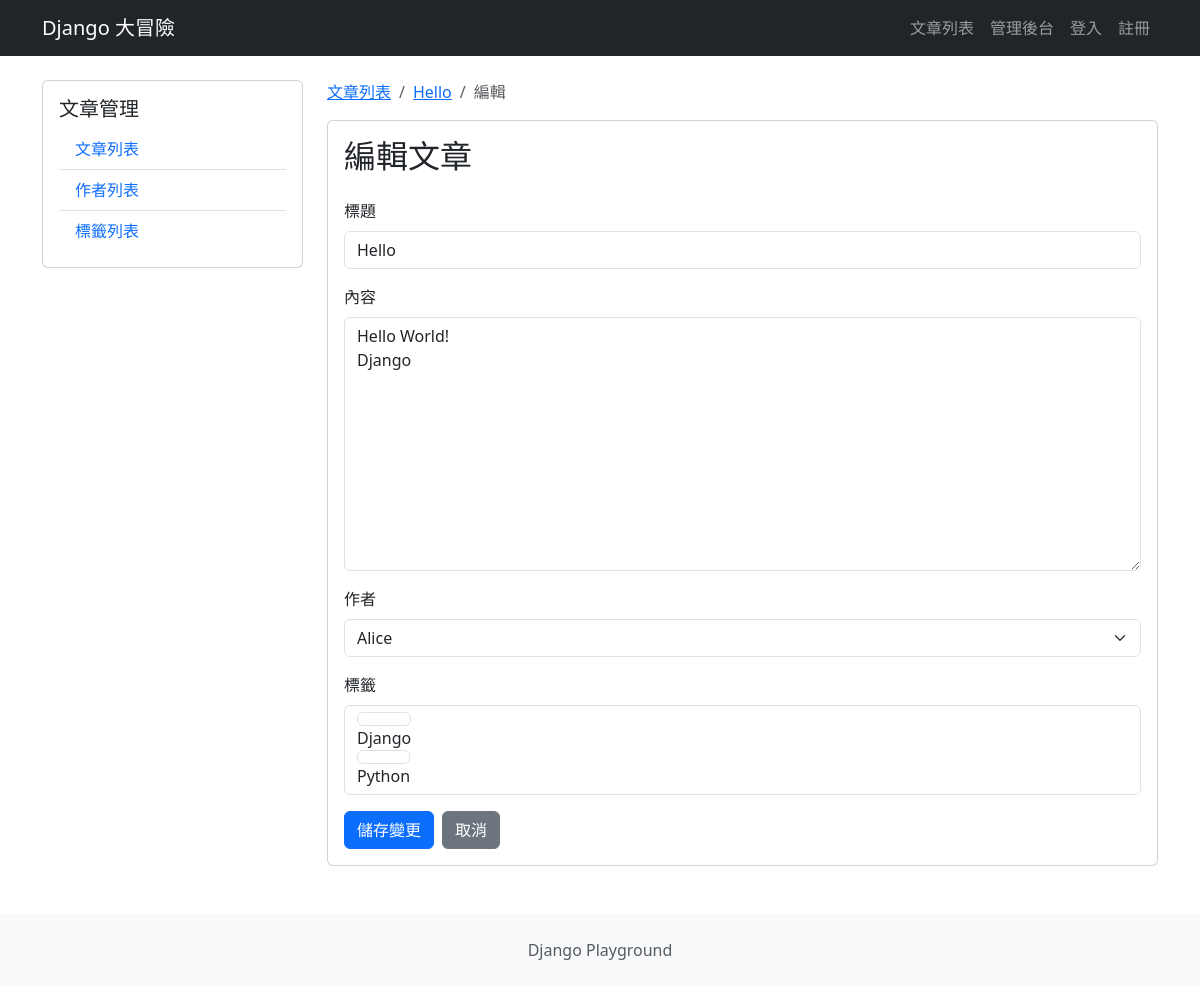
/blog/articles/1/edit/, run on an earlier commit of the app's database.
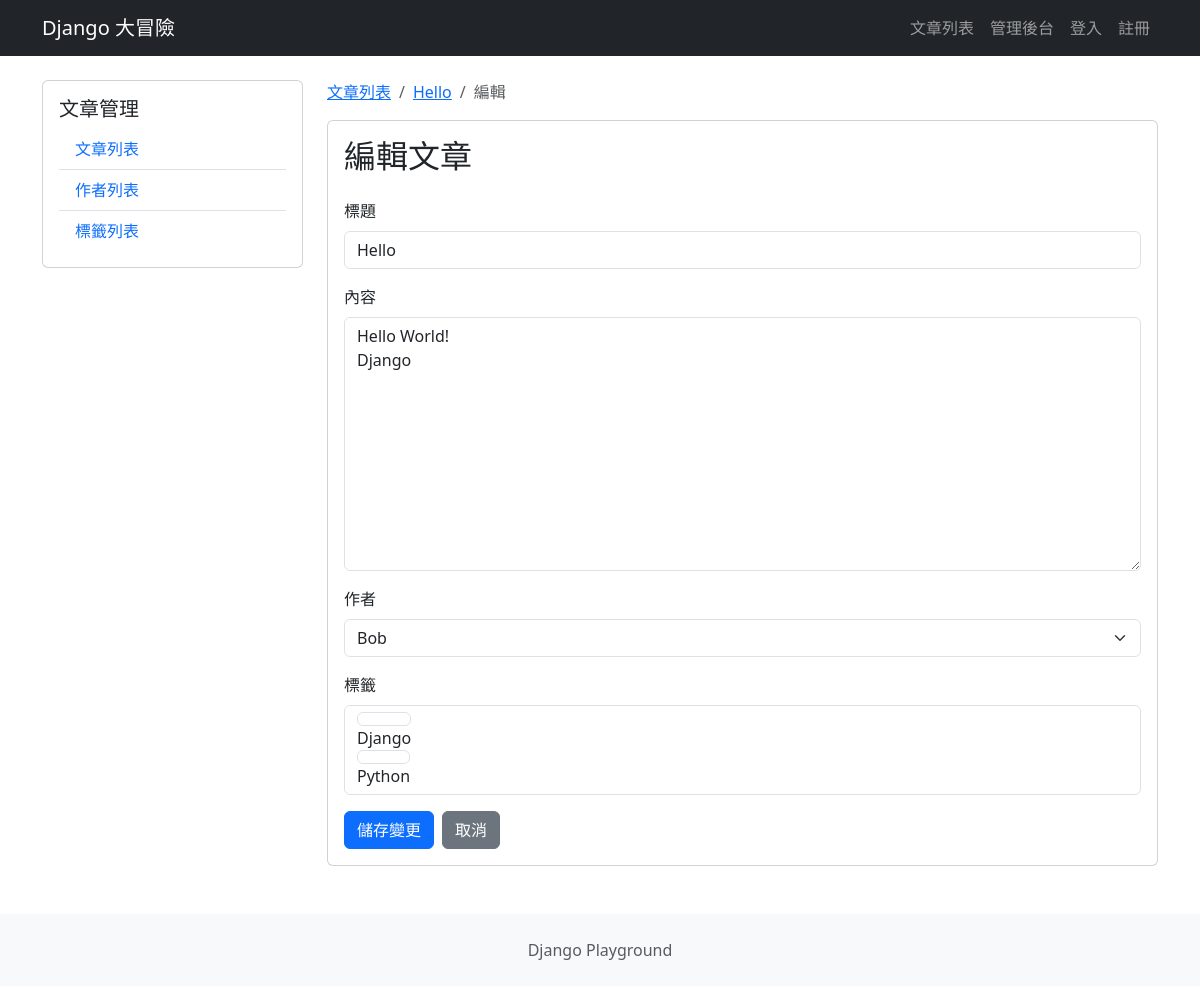
And on a later commit of the database.
### blog/models.py (models this page shows, shortened)
class Article(models.Model):
    title = models.CharField(max_length=200)
    content = models.TextField()
    created_at = models.DateTimeField(auto_now_add=True)
    updated_at = models.DateTimeField(auto_now=True)
    is_published = models.BooleanField(default=False)
    author = models.ForeignKey(  # ForeignKey外鍵會關聯到Author這張表
        Author,
        on_delete=models.CASCADE,  # 假設作者這筆資料被刪掉,文章就一起被刪掉
        related_name="articles",  # 反向的名字如何查詢,不寫也可以,Django 會自動命名為Default article
        null=True,
        blank=True,
    )
    tags = models.ManyToManyField(  # 多對多的關聯
        Tag,
        related_name="articles",  # 反向的名字如何查詢
        blank=True,
    )

### blog/views.py (the view, shortened to what this page needs)
# urls.py: path("articles/<int:article_id>/edit/", views.article_edit, name="article_edit"),
def article_edit(request, article_id):
    article = get_object_or_404(Article, id=article_id)
    form = ArticleForm(request.POST or None, instance=article)
    return render(request, "blog/article_edit.html", {"form": form, "article": article})

### blog/forms.py (shortened to what this page needs)
class ArticleForm(forms.ModelForm):
    class Meta:
        model = Article  # model的定義由Article來
        fields = ["title", "content", "author", "tags"]  # 表單需要的欄位
        labels = {
            "title": "標題",
            "content": "內容",
            "author": "作者",
            "tags": "標籤",
        }
        error_messages = {
            "title": {
                "required": "標題不能空白",
                "max_length": "標題最多 %(limit_value)d 字元",
            },
            "content": {
                "required": "內容不能空白",
            },
        }
        widgets = {
            "content": forms.Textarea(attrs={"rows": 10}),
            "tags": forms.CheckboxSelectMultiple(),
        }

### blog/models.py (called while the page is built)
    def __str__(self):
        return self.name

    def __str__(self):
        return self.name

### blog/templates/blog/article_edit.html (shortened to what this page needs)
{% extends "blog/base.html" %}
{% block blog_content %}
    <nav aria-label="breadcrumb" class="d-none d-md-block mb-3">
        <ol class="breadcrumb">
            <li class="breadcrumb-item">
                <a href="{% url 'blog:article_list' %}">文章列表</a>
            </li>
            <li class="breadcrumb-item">
                <a href="{% url 'blog:article_detail' article_id=article.id %}">{{ article.title }}</a>
            </li>
            <li class="breadcrumb-item active">
                編輯
            </li>
        </ol>
    </nav>
    <div class="card">
        <div class="card-body">
            <h2 class="card-title mb-4">
                編輯文章
            </h2>
            {% url 'blog:article_detail' article_id=article.id as cancel_url %}
            {% include "blog/components/article_form.html" with submit_text="儲存變更" show_reset=False %}
        </div>
    </div>
{% endblock blog_content %}

### blog/templates/blog/components/article_form.html (shortened to what this page needs)
{% load django_bootstrap5 %}
<form method="post">
    {% bootstrap_field form.title addon_before='<i class="bi bi-pencil"></i>' placeholder="請輸入標題..." %}
    {% bootstrap_field form.content addon_before='<i class="bi bi-file-text"></i>' rows=10 %}
    {% bootstrap_field form.author addon_before='<i class="bi bi-person"></i>' %}
    {% bootstrap_field form.tags addon_before='<i class="bi bi-person"></i>' %}
    <div class="d-flex gap-2 mt-3">
        {% bootstrap_button button_type="submit" content=submit_text %}
        {% bootstrap_button button_type="link" href=cancel_url content="取消" button_class="btn-secondary" %}
    </div>
</form>

What changed in the data, as far as the page shows it:
changed Article "Hello": author "Alice" → "Bob"
